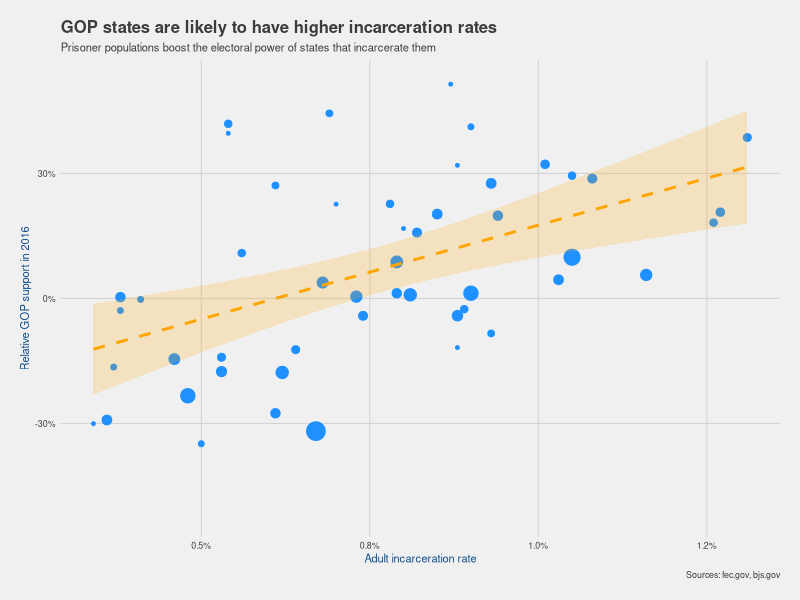
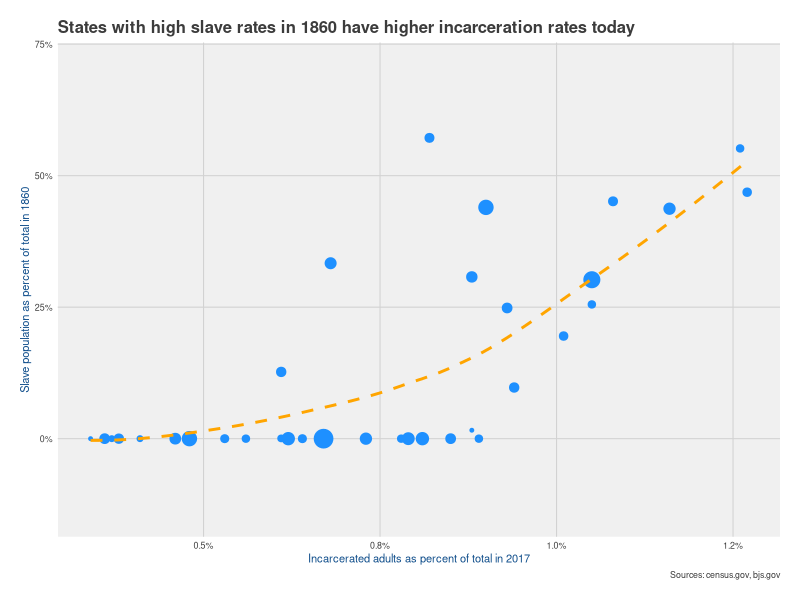

The R source for these figures, in order:
## ---- chunk 1
library(tidyverse); library(ggthemes); library(lubridate); library(scales)
## ---- chunk 2
eli <- read_csv('elections_2016.csv') %>%
  mutate(diff_pres = (r_pres - d_pres) / (r_pres + d_pres),
         diff_sen = -as.numeric(str_remove(diff_sen, '%')) / 100) %>%
  select(state = 1, 2:4, 10, 7) %>%
  arrange(diff_pres)
eli
## ---- chunk 3

incarc <- read_csv('incarc_rate.csv') %>%
  mutate(incar_adults = incar_adults/100000,
         incar_all = incar_all/100000) %>%
  arrange(desc(incar_adults))
incarc
## ---- chunk 4
inner_join(eli, incarc, by = 'state') %>%
  arrange(state) %>%
  ggplot(mapping = aes(y = diff_pres, x = incar_adults)) +
  geom_point(aes(size = ev), color = 'dodgerblue') +
  geom_smooth(method = 'lm', alpha = 0.2, color = 'orange', fill = 'orange', linetype = 'dashed') +
  theme_fivethirtyeight(base_size = 8) +
  theme(axis.title = element_text(color = 'dodgerblue4'),
        legend.position = 'NULL' ) +
  scale_y_continuous(labels = percent_format(accuracy = 1), limits = c(-.52, .52)) +
  scale_x_continuous(labels = percent_format(accuracy = .1)) +
  labs(title = 'GOP states are likely to have higher incarceration rates',
       subtitle = 'Prisoner populations boost the electoral power of states that incarcerate them',
       y = 'Relative GOP support in 2016',
       x = 'Adult incarceration rate',
       caption = 'Sources: fec.gov, bjs.gov')

## ---- chunk 5
slave_rate <- read_csv('slave_rate_1860.csv') %>%
  mutate(slave_rate = slave_pop / total_pop) %>%
  arrange(desc(slave_rate))
slave_rate
## ---- chunk 6
inner_join(slave_rate, incarc, by = 'state') %>%
  inner_join(eli, by = 'state') %>%
  select(state, slave_rate, incar_adults, diff_pres, ev) %>%
  ggplot(mapping = aes(y = slave_rate, x = incar_adults)) +
  geom_point(color = 'dodgerblue', mapping = aes(size = ev)) +
  geom_smooth(method = 'loess', na.rm = T, alpha = 0, color = 'orange', linetype = 'dashed') +
  xlim(-0.01,0.6) +
  ylim(0,.015) +
  scale_y_continuous(labels = percent_format(accuracy = 1)) +
  theme_fivethirtyeight(base_size = 8) +
  scale_x_continuous(labels = percent_format(accuracy = .1)) +
  labs(title = 'States with high slave rates in 1860 have higher incarceration rates today',
       x = 'Incarcerated adults as percent of total in 2017',
       y = 'Slave population as percent of total in 1860',
       caption = 'Sources: census.gov, bjs.gov') +
  theme(axis.title = element_text(color = 'dodgerblue4'),
        legend.position = 'NULL',
        #panel.background =  element_blank(),
        plot.background = element_blank())

